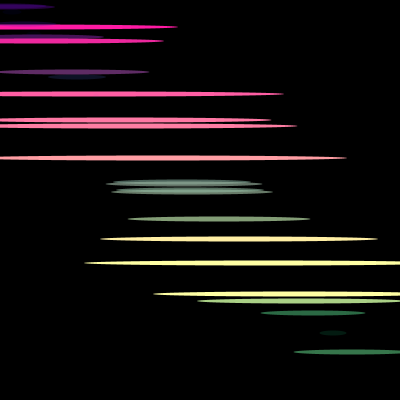
Frame 1 (no input)
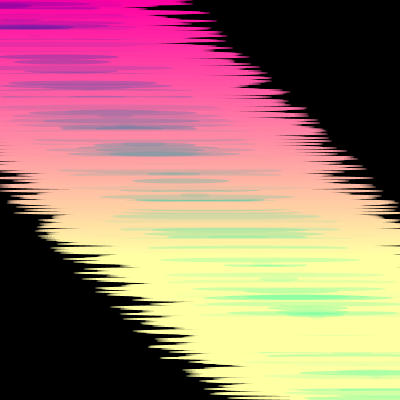
Frame 60 (the mouse pressed at the canvas centre just before this capture)
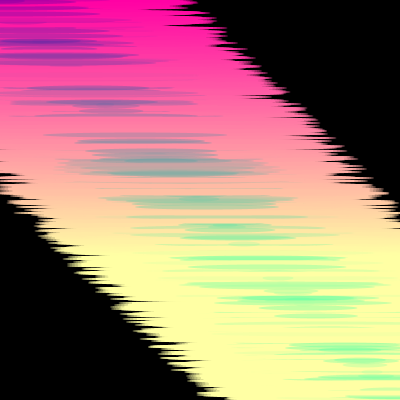
Frame 120 (the mouse held since frame 60 and released just before this capture)

The Processing sketch that drew these frames (run headless with seeded random() and noise(); from frame 60 on, the mouse is pressed at the canvas centre):

// Processing sketch: processing_61698
// ── processing_61698.pde

int k=width/2;
int l=height/3;
float r=random(255);
float j=random(400);
void setup(){
  size(400, 400);
  background(0);
}
void draw(){
  frameRate(30);
  for(int i=0; i<400; i=i+15){
  womp(int (random(400)), int (random(400)));

  }
}
void womp (int k, int l){
  noStroke();
  smooth();
  noFill();
  fill(k, l, r, k);
  ellipse(l, l, k, 5);
  k=k*k+k*2+25;
l=l+k+10;
  }
